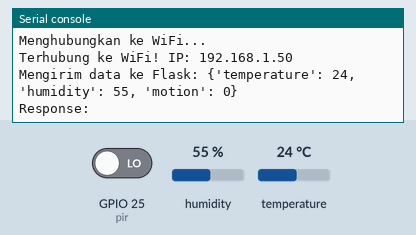
Recording of a program running on a simulated ESP32 board running MicroPython. Shown: the last lines printed to the serial console. The test bench sets the inputs (shaded band); at power-on: humidity 55 %, GPIO 25 (pir) LOW, temperature 24 °C. WiFi joins after 1.5 s; web requests get an empty 200 reply after 0.4 s.

Above: at 3.2 s.
3.3 s: humidity set to 22 %
At 7.7 s:
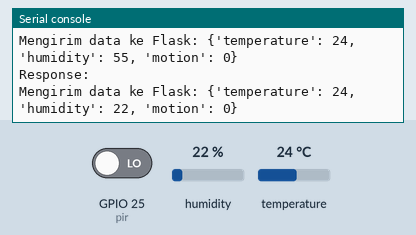
9.4 s: GPIO 25 (pir) driven HIGH
At 13.13 s:
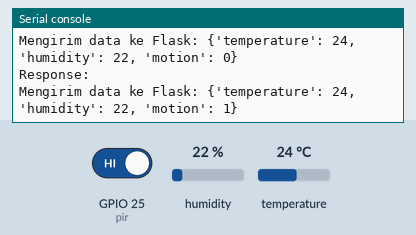
15.5 s: temperature set to 12 °C
At 19.2 s:
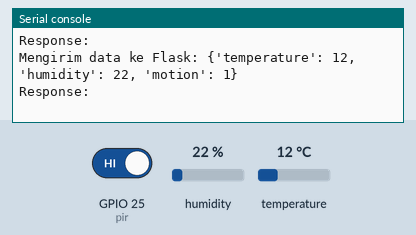
21.6 s: GPIO 25 (pir) driven LOW
At 23.97 s:
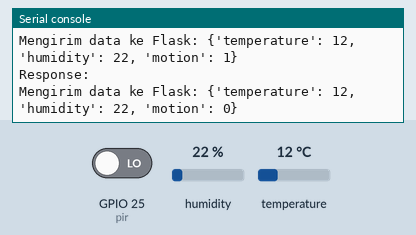
27.7 s: humidity set to 40 %
At 30.4 s:
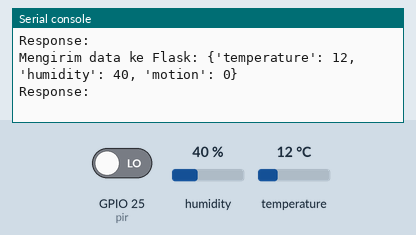
Timing chart, 0 to 31.9 s (numbered marks = the images above; inputs shaded):
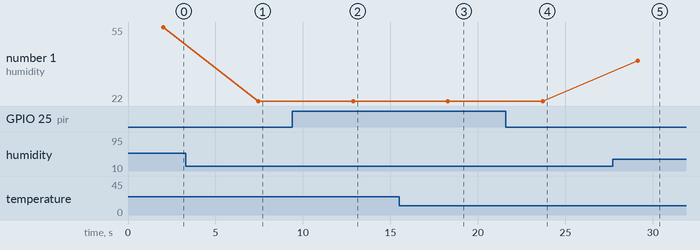

Measured:
- after the input at 3.3 s, the serial console: prints a new line after 4.1 s (image 1)
- after the input at 9.4 s, the serial console: prints a new line after 3.5 s (image 2)
- after the input at 15.5 s, the serial console: prints a new line after 2.8 s (image 3)
- after the input at 21.6 s, the serial console: prints a new line after 2.1 s (image 4)
- after the input at 27.7 s, the serial console: prints a new line after 1.4 s (image 5)
- plotted number 1: 55 → 22 after the input at 3.3 s, 22 → 40 after the input at 27.7 s

The program:

ESP32toFLASK.py
```python
from machine import Pin
import dht
import time
import network
import urequests

# Inisialisasi sensor
sensor = dht.DHT11(Pin(26))  # DHT11 di GPIO 26
pir = Pin(25, Pin.IN)  # PIR Motion Sensor di GPIO 25

# WiFi Credentials
SSID = "BAGAS"
PASSWORD = "rotibakar"

# Inisialisasi WiFi
wifi = network.WLAN(network.STA_IF)
wifi.active(True)
wifi.connect(SSID, PASSWORD)

print("Menghubungkan ke WiFi...")
while not wifi.isconnected():
    time.sleep(1)

print("Terhubung ke WiFi! IP:", wifi.ifconfig()[0])

# API Flask
FLASK_URL = "http://192.168.1.3:5000/sensor"

while True:
    try:
        sensor.measure()  # Baca sensor
        data = {
            "temperature": sensor.temperature(),
            "humidity": sensor.humidity(),
            "motion": pir.value()
        }

        print("Mengirim data ke Flask:", data)
        response = urequests.post(FLASK_URL, json=data)
        print("Response:", response.text)
        response.close()

    except OSError as e:
        print("Gagal membaca sensor atau mengirim data:", e)

    time.sleep(5)  # Kirim data setiap 5 detik
```
